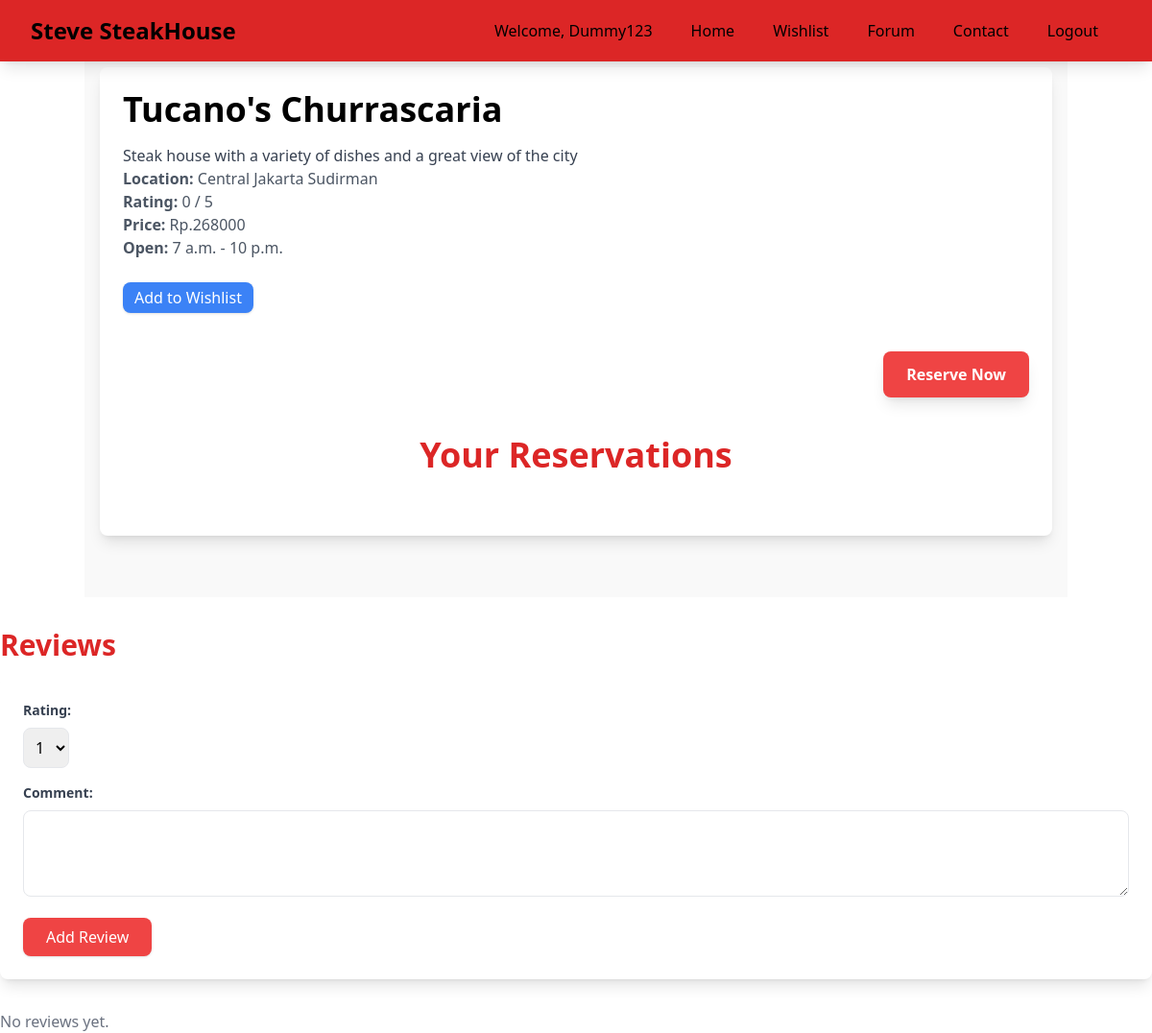
The page /steakhouse/1/ (signed in) on the database its author committed.
### resto/models.py (models this page shows, shortened)
class Restaurant(models.Model):
    id = models.IntegerField(primary_key=True)
    name = models.CharField(max_length=100)
    price = models.IntegerField(validators=[MinValueValidator(1)])
    location = models.CharField(max_length=100)
    special_menu = models.CharField(max_length=100)
    rating = models.PositiveIntegerField(
        validators=[MinValueValidator(1), MaxValueValidator(5)], default = 0
    )
    description = models.TextField(default= "Steak house with a variety of dishes and a great view of the city")
    opening_time = models.TimeField(default="07:00:00")
    closing_time = models.TimeField(default = "22:00:00")

### main/views.py (the view)
# urls.py: path('steakhouse/<int:pk>/', steakhouse_page, name='steakhouse_page'),
@login_required(login_url='authentication:user_login')
def steakhouse_page(request, pk):
    steakhouse = get_object_or_404(Restaurant, id=pk)
    reviews = Review.objects.filter(restaurant=steakhouse)
    reservations = Reservation.objects.filter(user=request.user, restaurant=steakhouse)
    user_has_reviewed = False
    if request.user.is_authenticated:
        user_has_reviewed = Review.objects.filter(restaurant=steakhouse, user=request.user).exists()
    context = {
        'steakhouse': steakhouse,
        'reviews': reviews,
        'reservations': reservations,
        'user_has_reviewed': user_has_reviewed,
    }
    return render(request, 'main/steakhouse_page.html', context)

### main/templates/main/steakhouse_page.html (shortened to what this page needs)
{% extends 'base.html' %}  {% block content %} {% include 'navbar.html' %}
<div
  class="container mx-auto px-4 py-8"
  style="padding-top: 70px; background-color: #f9f9f9"
>
  <div class="mb-8 p-6 bg-white shadow-lg rounded-lg">
    <h1 class="text-4xl font-bold mb-4">{{ steakhouse.name }}</h1>
    <p class="text-gray-700">{{ steakhouse.description }}</p>
    <p class="text-gray-600">
      <strong>Location:</strong> {{ steakhouse.location }}
    </p>
    <p class="text-gray-600">
      <strong>Rating:</strong> {{ steakhouse.rating }} / 5
    </p>
    <p class="text-gray-600">
      <strong>Price:</strong> Rp.{{ steakhouse.price }}
    </p>
    <p class="text-gray-600">
      <strong>Open:</strong> {{ steakhouse.opening_time }} - {{ steakhouse.closing_time }}
    </p>
    <br />
    <div>
      {% if user.is_authenticated %}
      <button
        onclick="openWishlistModal({{ steakhouse.id }})"
        class="bg-blue-500 text-white px-3 py-1 rounded-lg shadow hover:bg-blue-600 transition"
      >
        Add to Wishlist
      </button>
      {% endif %}
    </div>
    <div class="mt-4 flex justify-end items-start">
      {% if user.is_authenticated %}
      <form
        action="{% url 'reservation:make_reservation' steakhouse.id %}"
        method="POST"
        class="space-y-6"
      >
        <button
          type="submit"
          class="bg-red-500 text-white font-semibold py-3 px-6 rounded-lg hover:bg-red-600 transition-all duration-300 shadow-lg focus:ring-4 focus:ring-red-300"
        >
          Reserve Now
        </button>
      </form>
      {% endif %}
    </div>
    {% if not reservations %}
    <p class="text-center text-lg text-gray-500 mt-10">
      No reservations found.
    </p>
    {% else %}
    <div class="container mx-auto max-w-2xl my-10">
      <h2 class="text-4xl font-extrabold mb-6 text-red-600 text-center">
        Your Reservations
      </h2>
      </div>
    </div>
    {% endif %}
  </div>
  <div class="mt-8">
    <h2 class="text-3xl font-bold mb-4 text-red-600">Reviews</h2>
    {% if user.is_authenticated %} {% if not user_has_reviewed %}
    <form
      action="{% url 'resto_rating:add_review' steakhouse.id %}"
      method="POST"
      class="mb-8 p-6 bg-white shadow-lg rounded-lg"
    >
      <div class="mb-4">
        <label class="block text-gray-700 text-sm font-bold mb-2"
          >Rating:</label
        >
        <select name="rating" class="form-select border rounded-lg p-2">
          <option value="1">1</option>
        </select>
      </div>
      <div class="mb-4">
        <label class="block text-gray-700 text-sm font-bold mb-2"
          >Comment:</label
        >
        <textarea
          name="comment"
          class="form-textarea w-full border rounded-lg p-2"
          rows="3"
        ></textarea>
      </div>
      <button
        type="submit"
        class="bg-red-500 text-white px-6 py-2 rounded-lg shadow hover:bg-red-600 transition"
      >
        Add Review
      </button>
    </form>
    {% endif %} {% endif %}
    {% for review in reviews %}
    <div class="bg-white shadow-lg rounded-lg p-4 mb-4">
      <div class="flex justify-between items-center mb-2">
        <div>
          <span class="font-bold text-lg">{{ review.user.username }}</span>
          <span class="ml-2 text-yellow-500">
            {% for i in "12345" %} {% if i|add:0 <= review.rating %} ★ {% else
            %} ☆ {% endif %} {% endfor %}
          </span>
          <span class="text-gray-500"> ({{ review.rating }}/5)</span>
        </div>
        <div class="text-gray-500 text-sm">
          {{ review.created_at|date:"M d, Y" }}
        </div>
      </div>
      <p class="text-gray-700">{{ review.comment }}</p>
      {% if user == review.user or user.is_superuser %}
      <div class="mt-4 flex justify-end space-x-2">
        <button
          onclick="openEditModal({{ review.id }}, '{{ review.comment|escapejs }}', {{ review.rating }})"
          class="bg-red-500 text-white px-3 py-1 rounded-lg shadow hover:bg-red-600 transition"
        >
          Edit
        </button>
        <button
          onclick="openDeleteModal({{ review.id }})"
          class="bg-red-500 text-white px-3 py-1 rounded-lg shadow hover:bg-red-600 transition"
        >
          Delete
        </button>
      </div>
      {% endif %}
    </div>
    {% empty %}
    <p class="text-gray-500">No reviews yet.</p>
    {% endfor %}
  </div>
  {% endblock %}

### templates/navbar.html (shortened to what this page needs)
<nav class="bg-red-600 shadow-lg fixed top-0 left-0 z-40 w-screen">
  <div class="max-w-7xl md-10 mx-auto px-4 sm:px-6 lg:px-8">
    <div class="flex items-center justify-between h-16">
      <div class="flex items-center">
        <h1 class="text-xl sm:text-2xl font-bold text-krem">Steve SteakHouse</h1>
      </div>
      <div class="hidden md:flex items-center">
        <span class="text-krem py-2 px-4 mr-2">Welcome, {{user}}</span>
        <a href="{% url 'main:main_page' %}" class="hover:bg-red-700 text-krem py-2 px-4 transition rounded duration-300 mr-2">
          Home
        </a>
        <a href="{% url 'wishlist:view_wishlists' %}" class="hover:bg-red-700 text-krem py-2 px-4 transition rounded duration-300 mr-2">
          Wishlist
        </a>
        <a href="{% url 'forum_diskusi:forum_index' %}" class="hover:bg-red-700 text-krem py-2 px-4 transition rounded duration-300 mr-2">
          Forum
        </a>
        <a href="/about" class="hover:bg-red-700 text-krem py-2 px-4 transition rounded duration-300 mr-2">
          Contact
        </a>
        <a href="{% url 'authentication:user_logout' %}" class="hover:bg-red-700 text-krem py-2 px-4 transition rounded duration-300 mr-2">
          Logout
        </a>
      </div>
    </div>
  </div>
</nav>

### static/css/global.css (style rules this page uses)
button { background-color: #e3342f; border: none; color: white; font-size: 1rem; font-weight: bold; padding: 12px 16px; border-radius: 5px; cursor: pointer; transition: background-color 0.3s ease, box-shadow 0.3s ease; }

### rows shown on the page
Restaurant: name "Tucano's Churrascaria", description "Steak house with a variety of dishes and a great view of the city", location "Central Jakarta Sudirman", rating "0", price "268000", opening_time "7 a.m.", closing_time "10 p.m."

### other values the page prints
{{ user }} "Dummy123"
